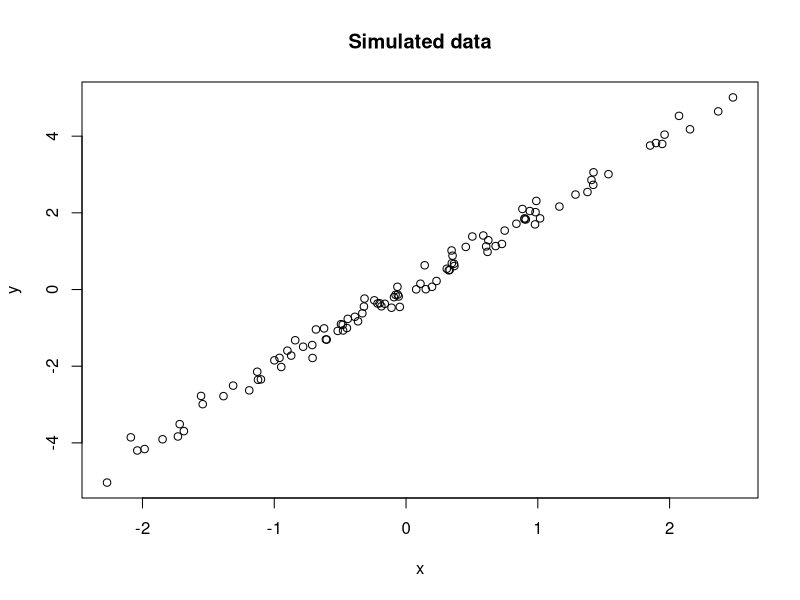

This chart was generated by the following R code:
#simulate and plot data 
#Leah Veldhuisen 
#lveldhuisen@email.arizona.edu
#2021-03-23

#simulate data from normal distribution 
x <- rnorm(n = 100)
y <- 2 * x + rnorm(n = 100, sd = 0.2)

#plot simulated data
plot(x = x, y = y, main = "Simulated data")

